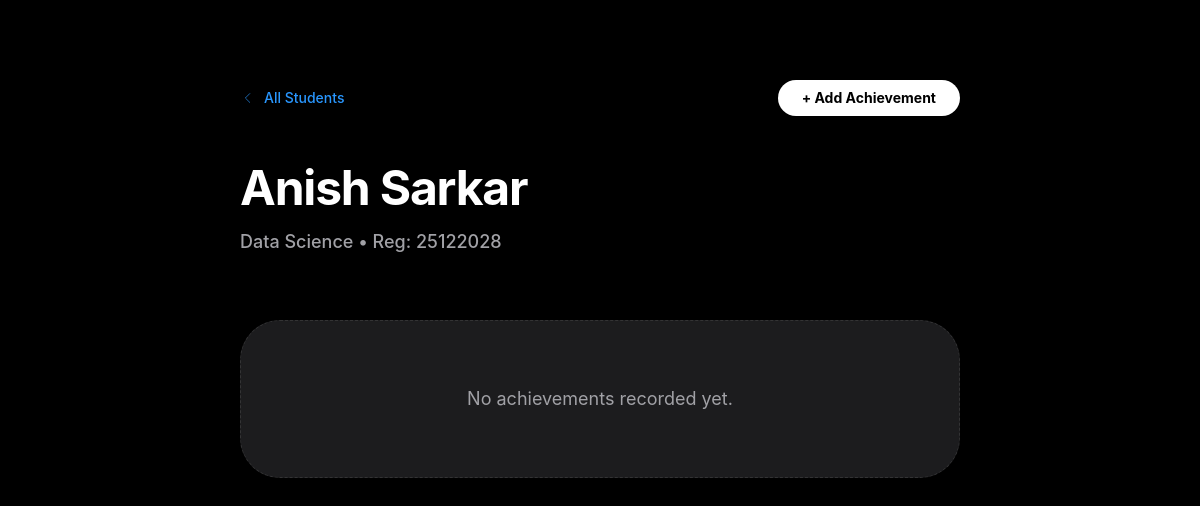
The app's page /student/3/ (signed in) with its own data.
### sms_app/models.py (models this page shows, shortened)
class Student(models.Model):
    name = models.CharField(max_length=200)
    email = models.EmailField()
    register_number = models.CharField(max_length=20, unique=True)
    course = models.CharField(max_length=100)
    batch = models.CharField(max_length=50)
    department = models.CharField(max_length=100)
    status = models.CharField(max_length=10, choices=[('Active', 'Active'), ('Inactive', 'Inactive')])
    created_at = models.DateTimeField(auto_now_add=True)

### sms_app/views.py (the view)
# urls.py: path('student/<int:pk>/', views.student_detail, name='student_detail'),
@login_required
def student_detail(request, pk):
    student = get_object_or_404(Student, pk=pk)
    achievements = Achievement.objects.filter(student=student)
    categories = Category.objects.all() # Needed for the "Add Achievement" dropdown
    return render(request, 'student_detail.html', {
        'student': student,
        'achievements': achievements,
        'categories': categories
    })

### sms_app/templates/student_detail.html (shortened to what this page needs)
<!DOCTYPE html>
<html lang="en">
<head>
    <script src="https://cdn.tailwindcss.com"></script>
</head>
<body class="text-[#f5f5f7] antialiased">
    <div class="max-w-3xl mx-auto px-6 py-20">
        <div class="flex justify-between items-center mb-12">
            <a href="{% url 'student_list' %}" class="text-[#2997ff] hover:text-white transition-colors flex items-center text-sm font-medium">
                <svg class="w-4 h-4 mr-2" fill="none" stroke="currentColor" viewBox="0 0 24 24"><path d="M15 19l-7-7 7-7"/></svg>
                All Students
            </a>
            <button onclick="toggleModal()" class="px-6 py-2 bg-white text-black text-sm font-bold rounded-full hover:bg-gray-200 transition">
                + Add Achievement
            </button>
        </div>
        <div class="mb-16">
            <h1 class="text-5xl font-bold tracking-tight mb-4 text-white">{{ student.name }}</h1>
            <p class="text-[#a1a1a6] font-medium text-lg">{{ student.department }} • Reg: {{ student.register_number }}</p>
        </div>
        <div class="space-y-8">
            {% for ach in achievements %}
            <div class="bg-[#1c1c1e] p-10 rounded-[2.5rem] shadow-xl border border-white/5 flex justify-between items-start group">
                <div class="flex-1">
                    <div class="flex items-center space-x-4 mb-4">
                        <h3 class="text-2xl font-bold text-white">{{ ach.title }}</h3>
                        <span class="px-3 py-1 rounded-full text-[10px] font-black uppercase tracking-widest bg-blue-500/10 text-blue-400 border border-blue-500/20">
                            {{ ach.category.name }}
                        </span>
                    </div>
                    <p class="text-[#a1a1a6] leading-relaxed text-lg">{{ ach.description }}</p>
                </div>
                <a href="{% url 'delete_achievement' ach.pk %}" onclick="return confirm('Remove this achievement?')" class="text-red-500/50 hover:text-red-500 transition-colors ml-6">
                    <svg class="w-6 h-6" fill="none" stroke="currentColor" viewBox="0 0 24 24"><path d="M6 18L18 6M6 6l12 12"/></svg>
                </a>
            </div>
            {% empty %}
            <div class="bg-[#1c1c1e] p-16 rounded-[2.5rem] text-center border border-dashed border-white/10">
                <p class="text-[#a1a1a6] text-lg">No achievements recorded yet.</p>
            </div>
            {% endfor %}
        </div>
    </div>
</body>
</html>

### sms_app/templates/student_detail.html (style rules this page uses)
body { font-family: -apple-system, BlinkMacSystemFont, "SF Pro Display", sans-serif; opacity: 0; transition: opacity 0.6s cubic-bezier(0.4, 0, 0.2, 1); background-color: #000000; }
body.page-loaded { opacity: 1; }

### records on screen
Student: name "Anish Sarkar", department "Data Science", register_number "25122028"
